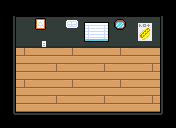

The image is a tile-based game level rendered from a .tmx file. Its description and source (layers, tilesets, objects; grid data summarised) follow:
An orthogonal 11x8 tile map with 16x16 px tiles, 3 tile layers (bg, main, wall_decor), 2 tilesets and 1 object.

<map version="1.2" tiledversion="1.2.4" orientation="orthogonal" renderorder="right-down" width="11" height="8" tilewidth="16" tileheight="16" infinite="0" nextlayerid="31" nextobjectid="11">
 <tileset firstgid="1" source="tiles.tsx" />
 <tileset firstgid="65" source="player.tsx" />
 <layer id="28" name="bg" width="11" height="8">
  <data>[88 cells, 36 non-empty, 2 distinct tile ids]</data>
 </layer>
 <layer id="29" name="main" width="11" height="8">
  <data>[88 cells, 41 non-empty, 7 distinct tile ids]</data>
 </layer>
 <layer id="30" name="wall_decor" width="11" height="8">
  <data>[88 cells, 12 non-empty, 12 distinct tile ids]</data>
 </layer>
 <objectgroup id="5" name="player">
  <object id="9" gid="65" x="128" y="112" width="32" height="32" />
 </objectgroup>
</map>